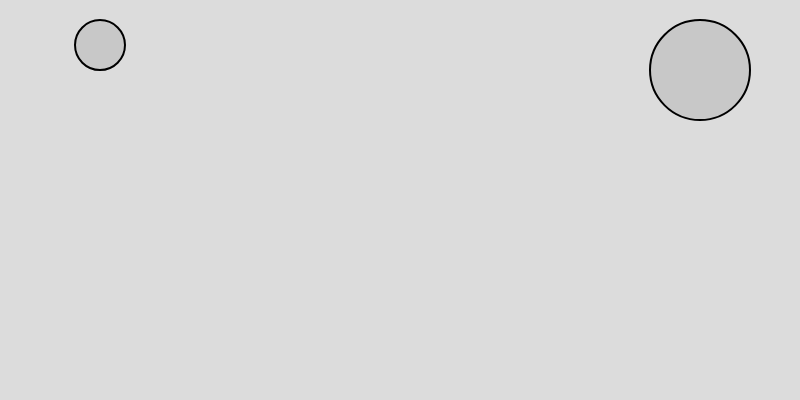
Frame 1 (no input)
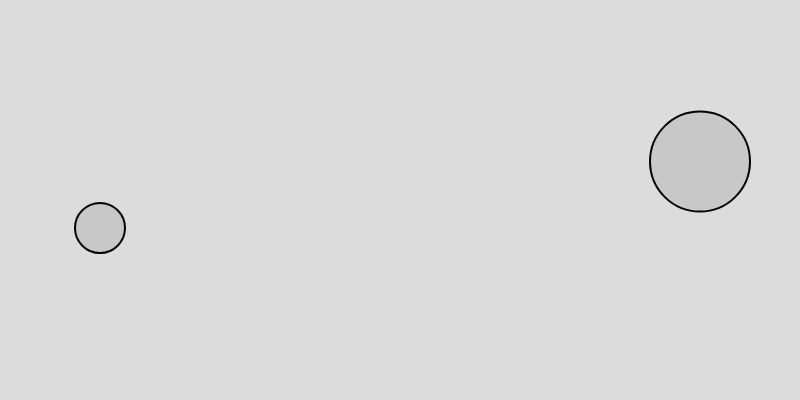
Frame 60 (no input)
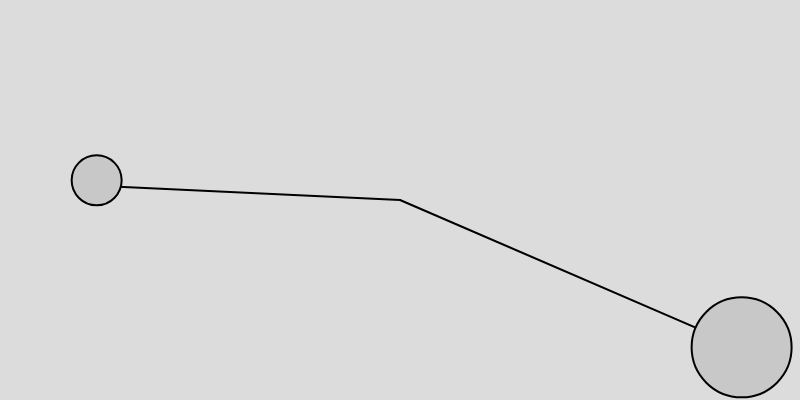
Frame 120 (the mouse pressed at the canvas centre since frame 60)

The p5.js sketch that drew these frames (run headless with seeded random() and noise() and a simulated clock; from frame 60 on, the mouse is pressed at the canvas centre):

// p5.js sketch
// ── sketch.js
/*Create a wind force that’s variable. Can you make it interactive? For example, think of a fan located where the mouse is and pointed toward the circles.*/

let moverA;
let moverB;


function setup() {
  createCanvas(800, 400);
  
  let massA = 1;
  let massB = 2;
  let startingPosA = width/2 - 300;
  let startingPosB = width/2 + 300;
  let diameterA = 50;
  let diameterB = 100;
  
  moverA = new Mover(startingPosA, massA, diameterA);
  moverB = new Mover(startingPosB, massB, diameterB);
}

function draw() {
  background(220);
  
  // apply gravity to moverA and moverB
  let gravity = createVector(0, 0.1);
  moverA.applyForce(gravity);
  moverB.applyForce(gravity);
  
  // apply windforce to moverA and moverB
  let mouse = createVector(mouseX, mouseY)
  let windThreshold = 0.1;
  
  let distanceToA = dist(mouseX, mouseY, moverA.position.x, moverA.position.y);
  // the larger the distance, the smaller wind strength
  let windAStrength = map(distanceToA, 0, width, windThreshold, 0); 
  // wind blow from mouse to moverB
  let dirToA = p5.Vector.sub(moverA.position, mouse);
  dirToA.normalize();
  dirToA.mult(windAStrength);
  
  let distanceToB = dist(mouseX, mouseY, moverB.position.x, moverB.position.y);
  // wind strength to B based on its distance to the mouse
  let windBStrength = map(distanceToB, 0, width, windThreshold, 0);
  // wind from mouse to moverB
  let dirToB = p5.Vector.sub(moverB.position, mouse)
  dirToB.normalize();
  dirToB.mult(windBStrength);
  
  // activate wind simulation when mouse is clicked
  if (mouseIsPressed){
    moverA.applyForce(dirToA);
    moverB.applyForce(dirToB);
    // visualize wind direction
    stroke(0);
    line(mouseX, mouseY, moverA.position.x, moverA.position.y);
    line(mouseX, mouseY, moverB.position.x, moverB.position.y);
  }
  
  

  // apply a push back force from the edge of the wall
  let distanceThreshold = 30;
  let distanceA = abs(moverA.position.y + moverA.diameter/2 - height);
  let distanceB = abs(moverB.position.y + moverB.diameter/2 - height);
  
  if (distanceA < distanceThreshold){
    let pushbackAX = map(distanceA, 0, distanceThreshold, 0, 2 * moverA.mass);
    let pushbackA = createVector(0, pushbackAX*(-1));
    moverA.applyForce(pushbackA);
  }
  
  if (distanceB < distanceThreshold){
    let pushbackBX = map(distanceB, 0, distanceThreshold, 0, moverB.mass);
    let pushbackB = createVector(0, pushbackBX*(-1));
    moverB.applyForce(pushbackB);
  }
  
  
  
  // update moverA and moverB
  moverA.update();
  moverA.show();
  moverB.update();
  moverB.show();

  
}


class Mover{
  constructor(startingPosX, mass, diameter){
    this.diameter = diameter;
    this.position = createVector(startingPosX, 20 + this.diameter/2);
    this.velocity = createVector();
    this.acceleration = createVector();
    this.topspeed = 5;
    this.mass = mass
  }
  
  applyForce(force){
    let f = force.copy();
    f.div(this.mass);
    this.acceleration.add(f);
    
  }
  
  update(){
    
    this.velocity.add(this.acceleration);
    // this.velocity.limit(this.topspeed);
    this.position.add(this.velocity);
    
    this.bounce();
    
    //reset accleration
    this.acceleration.mult(0);
  }
  
  bounce(){
    if (this.position.y + this.diameter/2 >= height){
      this.velocity.mult(-1);
    }
    
    if (this.position.x + this.diameter/2 >= width){
      this.position.x = width - this.diameter/2;
      this.velocity.x *= -1;
    } else if (this.position.x + this.diameter/2 <= 0){
      this.position.x = this.diameter/2;
      this.velocity.x *= -1;
    }
    
  }
  
  show(){
    fill(200);
    stroke(0);
    strokeWeight(2);
    circle(this.position.x, this.position.y, this.diameter);
  }
}



// first version

// let moverA;
// let moverB;


// function setup() {
//   createCanvas(800, 400);
  
//   let massA = 1;
//   let massB = 2;
//   let startingPosA = width/2 - 300;
//   let startingPosB = width/2 + 300;
//   let diameterA = 50;
//   let diameterB = 100;
  
//   moverA = new Mover(startingPosA, massA, diameterA);
//   moverB = new Mover(startingPosB, massB, diameterB);
// }

// function draw() {
//   background(220);
  
//   // apply gravity to moverA and moverB
//   let gravity = createVector(0, 0.1);
//   moverA.applyForce(gravity);
//   moverB.applyForce(gravity);
  
//   // apply windforce to moverA and moverB
//   let windThreshold = 100;
//   let windToA = dist(mouseX, moverA.position.x, mouseY, moverA.position.y);
//   let windAX = map(noise(windToA), 0, windThreshold, 0.01, 0.05);
//   let windA = createVector(windAX, 0);
//   if (mouseX > moverA.position.x){
//     windA.mult(-1);
//   }
  
//   let windToB = dist(mouseX, moverB.position.x, mouseY, moverB.position.y);
//   let windBX = map(noise(windToB), 0, windThreshold, 0.01, 0.05);
//   let windB = createVector(windBX, 0);
//   if (mouseX > moverB.position.x){
//     windB.mult(-1);
//   }
  
//   moverA.applyForce(windA);
//   moverB.applyForce(windB);
  

//   // apply a push back force from the edge of the wall
//   let distanceThreshold = 30;
//   let distanceA = abs(moverA.position.y + moverA.diameter/2 - height);
//   let distanceB = abs(moverB.position.y + moverB.diameter/2 - height);
  
//   if (distanceA < distanceThreshold){
//     let pushbackAX = map(distanceA, 0, distanceThreshold, 0, 2 * moverA.mass);
//     let pushbackA = createVector(0, pushbackAX*(-1));
//     moverA.applyForce(pushbackA);
//     // moverA.velocity.y *= 0.7;
//   }
  
//   if (distanceB < distanceThreshold){
//     let pushbackBX = map(distanceB, 0, distanceThreshold, 0, moverB.mass);
//     let pushbackB = createVector(0, pushbackBX*(-1));
//     moverB.applyForce(pushbackB);
//     // moverB.velocity.y *= 0.7;
//   }
  
  
  
//   // update moverA and moverB
//   moverA.update();
//   moverA.show();
//   moverB.update();
//   moverB.show();
// }

// class Mover{
//   constructor(startingPosX, mass, diameter){
//     this.diameter = diameter;
//     this.position = createVector(startingPosX, 20 + this.diameter/2);
//     this.velocity = createVector();
//     this.acceleration = createVector();
//     this.topspeed = 5;
//     this.mass = mass
//   }
  
//   applyForce(force){
//     let f = force.copy();
//     f.div(this.mass);
//     this.acceleration.add(f);
    
//   }
  
//   update(){
    
//     this.velocity.add(this.acceleration);
//     // this.velocity.limit(this.topspeed);
//     this.position.add(this.velocity);
    
//     // this.bounce();
    
//     //reset accleration
//     this.acceleration.mult(0);
//   }
  
//   bounce(){
//     if (this.position.y + this.diameter/2 >= height){
//       this.velocity.mult(-1);
//     }
    
//     if (this.position.x + this.diameter/2 >= width){
//       this.position.x = width - this.diameter/2;
//       this.velocity.x *= -1;
//     } else if (this.position.x + this.diameter/2 <= 0){
//       this.position.x = this.diameter/2;
//       this.velocity.x *= -1;
//     }
    
//   }
  
//   show(){
//     fill(200);
//     stroke(0);
//     strokeWeight(2);
//     circle(this.position.x, this.position.y, this.diameter);
//   }
// }
